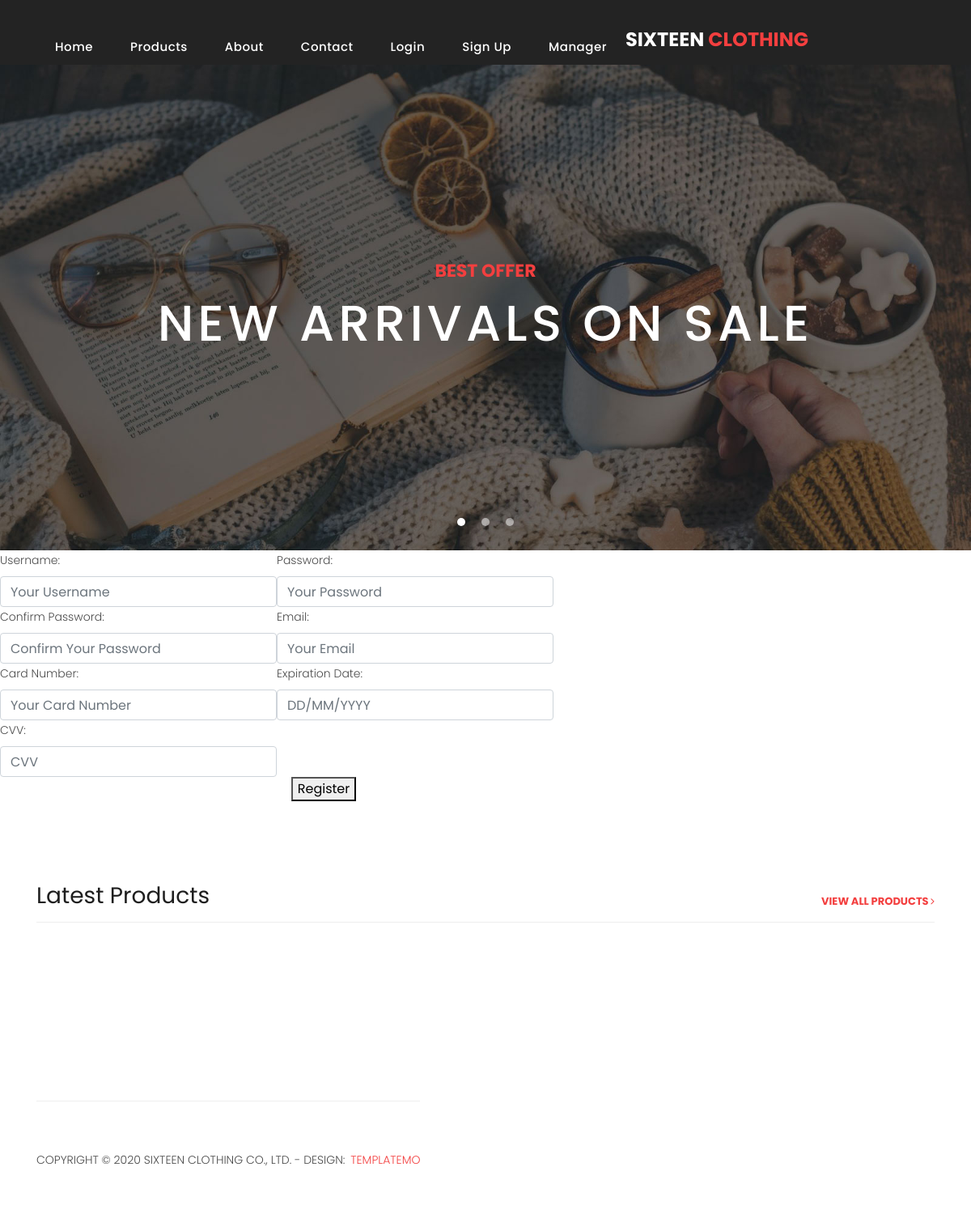
Page /registration/ on the committed database.
### app_main/models.py (models this page shows, shortened)
class CatalogItem(models.Model):
    title=models.CharField(max_length=50, verbose_name='catalog item')
    slug=models.SlugField(max_length=50, db_index=True,verbose_name='url')
    url=models.CharField(max_length=100, blank= True)
    is_anchor=models.BooleanField(default=False)
    is_manage=models.BooleanField(default=True)
    is_visible=models.BooleanField(default=True)
    order=models.PositiveSmallIntegerField()
    def get_absolute_url(self):
        if self.is_anchor:
            return reverse(f'shop:{self.slug}')
        return reverse('shop:detail', kwargs={'slug': self.slug})
    class Meta:
        ordering=('order',)

### account/views.py (the view)
# urls.py: path('registration/', RegisterUser.as_view(), name='registration'),
class RegisterUser(CreateView):
    form_class = UserRegistrationForm
    template_name = 'registration.html'
    success_url = reverse_lazy('login')

### app_main/context_processors.py (called while the page is built)
def catalog_item(request):
    items = CatalogItem.objects.filter()
    return {'catalog_item': items}

### account/templates/registration.html (shortened to what this page needs)
{% extends 'index.html' %}
{% block content %}
    <div class="col-lg-8 d-flex align-items-center reservation-form-bg">
        <form method="post" role="form" class="php-email-form" data-aos="fade-up" data-aos-delay="100">
            <div class="row gy-4">
                {% for f in form %}
                    <p><label class="form-label" for="{{ f.id_for_label }}">{{f.label}}: </label>{{ f }}</p>
                {% endfor %}
            </div>
            <div class="text-center"><button type="submit">Register</button></div>
        </form>
    </div>
{% endblock %}

### templates/includes/navbar.html
<nav id="navbar" class="navbar">
  <ul class="navbar-nav justify-content-end">
    {% for item in catalog_item %}
      <li class="nav-item">
        <a class="nav-link" href="{% if item.is_anchor %}{{ item.get_absolute_url }}{% else %}{% url "shop:products" %}{% endif %}">{{ item.title }}</a>
      </li>
    {% endfor %}
    {% if user.is_authenticated %}
      <li class="nav-item">
        <a class="nav-link" href="{% url 'logout' %}">Logout</a>
      </li>
    {% else %}
      <li class="nav-item">
        <a class="nav-link" href="{% url 'login' %}">Login</a>
      </li>
      <li class="nav-item">
        <a class="nav-link" href="{% url 'registration' %}">Sign up</a>
      </li>
    {% endif %}
      <li class="nav-item">
        <a class="nav-link" href="{% url 'manager:index' %}">Manager</a>
      </li>
  </ul>
</nav>

### static/assets/css/templatemo-sixteen.css (style rules this page uses)
body { font-family: 'Poppins', sans-serif; overflow-x: hidden; text-rendering: optimizeLegibility; -webkit-font-smoothing: antialiased; -moz-osx-font-smoothing: grayscale; }
p { margin-bottom: 0px; font-size: 14px; font-weight: 300; color: #4a4a4a; line-height: 24px; }
a { text-decoration: none!important; }
ul { padding: 0; margin: 0; list-style: none; }
header .navbar { padding: 17px 0px; }
.navbar .navbar-nav .nav-item { margin: 0px 15px; }
.navbar .navbar-nav a.nav-link { text-transform: capitalize; font-size: 15px; font-weight: 500; letter-spacing: 0.5px; color: #fff; transition: all 0.5s; margin-top: 5px; }

### rows in the picture
CatalogItem: title "Home"
CatalogItem: title "Products"
CatalogItem: title "About"
CatalogItem: title "Contact"

### other values in the picture
{{ f.label }} "Username" "Password" "Confirm Password" "Email" "Card Number" "Expiration Date" "CVV"
